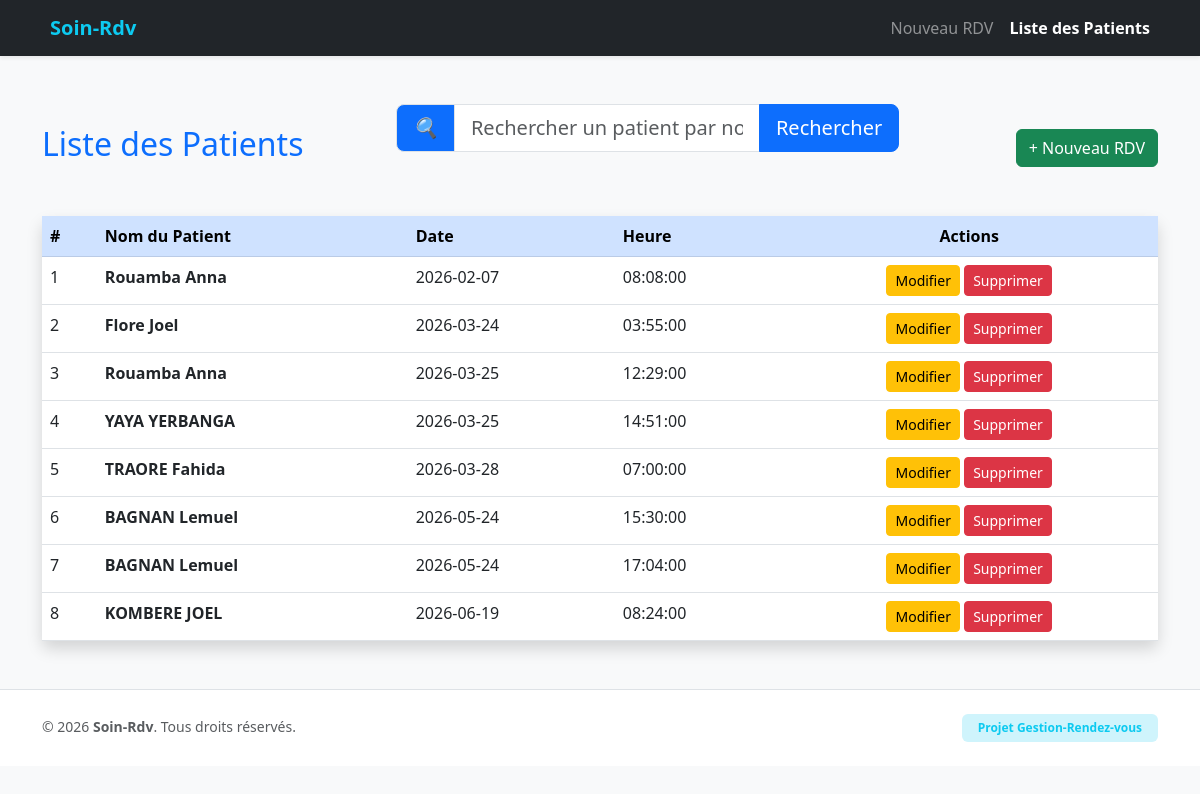
Screenshot of /traitement.php with the database file from the repository.
### tables this page shows
CREATE TABLE `rendez_vous` (
  `id` int(11) NOT NULL,
  `nom` varchar(100) NOT NULL,
  `date_rdv` date NOT NULL,
  `heure_rdv` time NOT NULL,
  `date_creation` timestamp NOT NULL DEFAULT current_timestamp()
);

### traitement.php (the view, shortened to what this page needs)
<?php
require_once 'db.php';
$recherche = isset($_GET['recherche']) ? htmlspecialchars($_GET['recherche']) : '';
if (!empty($recherche)) {
    $sql = "SELECT * FROM rendez_vous WHERE LOWER(nom) LIKE LOWER(:recherche) ORDER BY date_rdv ASC";
    $stmt = $pdo->prepare($sql);
    $stmt->execute([':recherche' => '%' . $recherche . '%']);
    $tous_les_rdv = $stmt->fetchAll();
} else {
    $query = $pdo->query("SELECT * FROM rendez_vous ORDER BY date_rdv ASC");
    $tous_les_rdv = $query->fetchAll();
}
?>
<!DOCTYPE html>
<html lang="fr">
<head>
    <link href="bootstrap/css/bootstrap.min.css" rel="stylesheet">
</head>
<body class="bg-light">
<header>
    <nav class="navbar navbar-expand-lg navbar-dark bg-dark shadow-sm mb-5">
        <div class="container">
            <a class="navbar-brand fw-bold text-info" href="#">
                <i class="bi bi-hospital me-2"></i>Soin-Rdv
            </a>
            <div class="collapse navbar-collapse" id="navbarNav">
                <ul class="navbar-nav ms-auto">
                    <li class="nav-item"><a class="nav-link text-white-50" href="index.php">Nouveau RDV</a></li>
                    <li class="nav-item"><a class="nav-link active fw-bold" href="traitement.php">Liste des Patients</a></li>
                </ul>
            </div>
        </div>
    </nav>
</header>
<main class="container mt-5">
        <div class="d-flex justify-content-between align-items-center mb-4">
            <h2 class="text-primary">Liste des Patients</h2>
            <div class="row mb-3">
    <div class="row mb-4">
    <div class="col-md-12">
        <form method="GET" action="traitement.php" class="input-group input-group-lg">
            <span class="input-group-text bg-primary text-white">
                <i class="bi bi-search">🔍</i>
            </span>
            <input type="text" name="recherche" class="form-control" placeholder="Rechercher un patient par nom..." value="<?php echo htmlspecialchars($recherche); ?>">
            <button class="btn btn-primary" type="submit">Rechercher</button>
        </form>
    </div>
</div>
</div>
            <a href="index.php" class="btn btn-success">+ Nouveau RDV</a>
        </div>
        <div class="card shadow border-0">
            <div class="card-body p-0">
                <table class="table table-hover mb-0">
    <thead class="table-primary">
        <tr>
            <th>#</th>
            <th>Nom du Patient</th>
            <th>Date</th>
            <th>Heure</th>
            <th class="text-center">Actions</th>
        </tr>
    </thead>
   <tbody>
    <?php
    $i = 1;
    foreach ($tous_les_rdv as $rdv):
    ?>
    <tr>
        <td><?php echo $i; ?></td>
        <td class="fw-bold"><?php echo htmlspecialchars($rdv['nom']); ?></td>
        <td><?php echo $rdv['date_rdv']; ?></td>
        <td><?php echo $rdv['heure_rdv']; ?></td>
        <td class="text-center">
            <a href="modifier.php?id=<?php echo $rdv['id']; ?>" class="btn btn-sm btn-warning">Modifier</a>
            <a href="supprimer.php?id=<?php echo $rdv['id']; ?>" class="btn btn-sm btn-danger" onclick="return confirm('Supprimer ?')">Supprimer</a>
        </td>
    </tr>
    <?php
    $i++;
    endforeach;
    ?>
</tbody>
</table>
            </div>
        </div>
</main>
<footer class="bg-white border-top py-4 mt-5">
    <div class="container text-center">
        <div class="row">
            <div class="col-md-6 text-md-start text-muted">
                <small>&copy; 2026 <strong>Soin-Rdv</strong>. Tous droits réservés.</small>
            </div>
            <div class="col-md-6 text-md-end">
                <span class="badge bg-info-subtle text-info px-3 py-2">Projet Gestion-Rendez-vous</span>
            </div>
        </div>
    </div>
</footer>
</body>
</html>

### rows the page displays
rendez_vous: nom "Rouamba Anna", date_rdv "2026-02-07", heure_rdv "08:08:00"
rendez_vous: nom "Flore Joel", date_rdv "2026-03-24", heure_rdv "03:55:00"
rendez_vous: nom "Rouamba Anna", date_rdv "2026-03-25", heure_rdv "12:29:00"
rendez_vous: nom "YAYA YERBANGA", date_rdv "2026-03-25", heure_rdv "14:51:00"
rendez_vous: nom "TRAORE Fahida", date_rdv "2026-03-28", heure_rdv "07:00:00"
rendez_vous: nom "BAGNAN Lemuel", date_rdv "2026-05-24", heure_rdv "15:30:00"
rendez_vous: nom "BAGNAN Lemuel", date_rdv "2026-05-24", heure_rdv "17:04:00"
rendez_vous: nom "KOMBERE JOEL", date_rdv "2026-06-19", heure_rdv "08:24:00"
